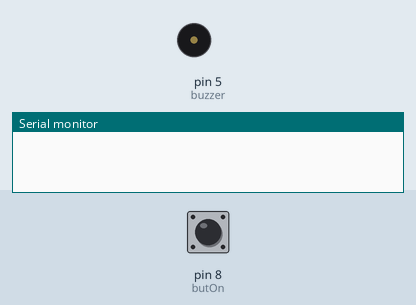
Recording of a sketch running on a simulated Arduino Uno, built with avr-gcc and run on an emulated ATmega328P. On the bench: buzzer (waves = sounding), the last lines printed to the serial monitor. Inputs (shaded band) come from the test bench; at power-on: pin 8 (butOn) LOW.

Above: at 1.2 s.
1.3 s: pin 8 (butOn) pulled HIGH for 3.2 s
At 1.7 s:
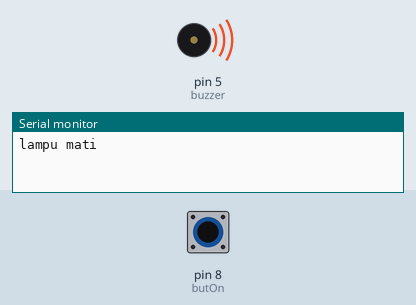
Timing chart, 0 to 6.0 s (numbered marks = the images above; inputs shaded):
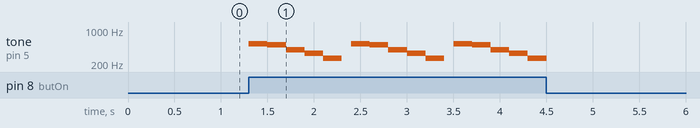

Measured:
- after the input at 1.3 s, tone on pin 5 (buzzer): silent → 523 Hz at once, then repeats every 1.1 s: 493 Hz 0.20 s, 392 Hz 0.20 s, 329 Hz 0.20 s, 261 Hz 0.20 s, silent 0.10 s, 523 Hz 0.20 s, until it stays silent from 4.5 s

The sketch:

Tool_PushButton_Switch.ino
```cpp
/*---------------PushButton Led Control---------------*/
/*---------Source Code by Habib.m @Hab_mz-------------*/
/*------Modified & Adapted by Habib.m @Hab_mz---------*/
/*----------------------V1.0--------------------------*/
int butPak=7;
int butOn=8;
int butOff=9;
const int buzzer = 5;
int count;
void setup() {
  Serial.begin(115200);
  pinMode(butPak,INPUT);
  pinMode(butOn,INPUT);
  pinMode(butOff,INPUT);
}

void loop() {

if(digitalRead(butOn) == HIGH){
    if(count==1){
      Serial.println("lampu hidup");
      buzLampu();
      count--;
    }
    else if(count==0){
      Serial.println("lampu mati");
      buzLampu();
      count++;
    }
}
}

void buzLampu(){
      tone(buzzer, 523);
      delay(200);
      tone(buzzer, 493);
      delay(200);
      tone(buzzer, 392);
      delay(200);
      tone(buzzer, 329);
      delay(200);
      tone(buzzer, 261);
      delay(200);
      noTone(buzzer);
      delay(100);
}
/*---------------------@Hab_Mz-----------------------*/
```
